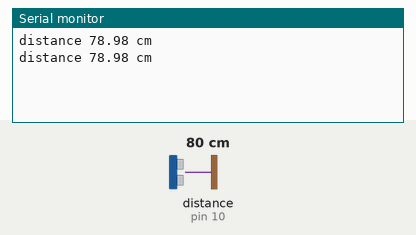
This sketch was run on a simulated Arduino Uno, built with avr-gcc and run on an emulated ATmega328P. Shown: the last lines printed to the serial monitor. Wiring (inferred from the names in the program): ultrasonic range finder: trigger pin 9; echo pin 10. The inputs (shaded band) are chosen by the test bench; at power-on: distance to the obstacle (sensor on pin 10) 80 cm. The echo pulse lasts 58.3 µs per cm.

Above: at 1.8 s.
1.9 s: distance to the obstacle (sensor on pin 10) set to 2 cm
At 2.6 s:
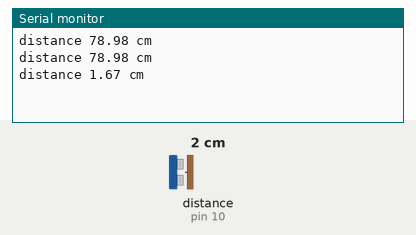
3.4 s: distance to the obstacle (sensor on pin 10) set to 4 cm
At 4.8 s:
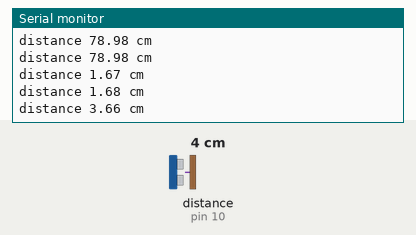
Timing chart, 0 to 6.4 s (numbered marks = the images above; inputs shaded):
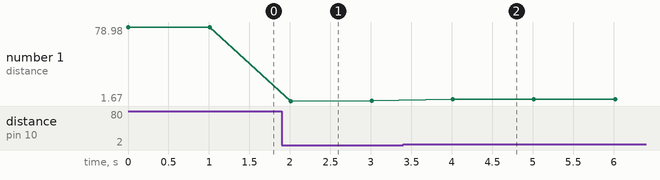

Measured:
- after the input at 1.9 s, the serial monitor: prints a new line after 0.11 s (image 1)
- after the input at 3.4 s, the serial monitor: prints a new line after 0.61 s (image 2)
- plotted number 1: 78.98 → 1.68 after the input at 1.9 s, 1.68 → 3.66 after the input at 3.4 s

The sketch:

L6.ino
```cpp
#define TRIG 9
#define ECHO 10
long duration;
float distance;
float tankDepth = 30.0;
float waterLevel;
void setup() {
  Serial.begin(9600);
  pinMode(TRIG, OUTPUT);
  pinMode(ECHO, INPUT);
}
void loop() {
  digitalWrite(TRIG, LOW);
  delayMicroseconds(2);
  digitalWrite(TRIG, HIGH);
  delayMicroseconds(10);
  digitalWrite(TRIG, LOW);
  duration = pulseIn(ECHO, HIGH);
  distance = duration * 0.034 / 2;
  waterLevel = tankDepth - distance;
  if (waterLevel < 0) {
    waterLevel = 0;
  }
  if (waterLevel > tankDepth) {
    waterLevel = tankDepth;
  }
  Serial.print("distance ");
  Serial.print(distance);
  Serial.println(" cm");
  delay(1000);
}
```
